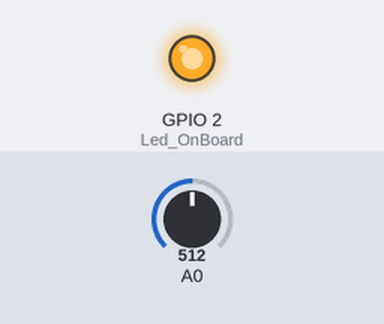
Bench run of a sketch on a simulated ESP8266 (NodeMCU). Parts: output pins drawn as LEDs (lit = HIGH). The test bench sets the inputs (shaded band); at power-on: A0 = 512. WiFi joins after 1.5 s; servers stay silent unless stated; uploads are accepted with an empty reply; what the sketch prints to the serial monitor is not drawn.

Above: at 5.6 s.
At 8.2 s:
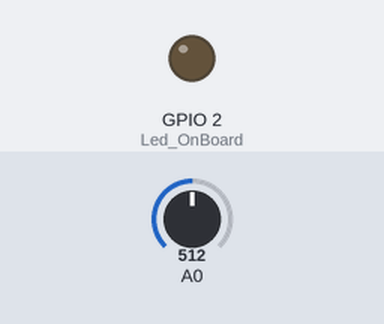
Timing chart, 0 to 10.3 s (numbered marks = the images above):
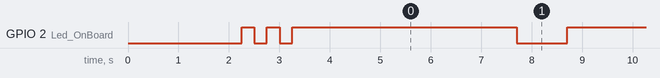

The sketch:

NodeMCU_ESP8266_MySQL_Database.ino
```cpp
#include <ESP8266WiFi.h>
#include <WiFiClient.h>
#include <ESP8266WebServer.h>
#include <ESP8266HTTPClient.h>

int Led_OnBoard = 2;

const char* ssid = "Pkm_asia";
const char* password = "sistemkomputer";

const char *host = "192.168.43.106";

void setup() {
  // put your setup code here, to run once:
  delay(1000);
  pinMode(Led_OnBoard, OUTPUT);
  Serial.begin(115200);
  WiFi.mode(WIFI_OFF);
  delay(1000);
  WiFi.mode(WIFI_STA);

  WiFi.begin(ssid, password);
  Serial.println("");

  Serial.print("Connecting");
  // Wait for connection
  while (WiFi.status() != WL_CONNECTED) {
    digitalWrite(Led_OnBoard, LOW);
    delay(250);
    Serial.print(".");
    digitalWrite(Led_OnBoard, HIGH);
    delay(250);
  }

  digitalWrite(Led_OnBoard, HIGH);

  Serial.println("");
  Serial.println("Connected to Network/SSID");
  Serial.print("IP address: ");
  Serial.println(WiFi.localIP());
}

void loop() {
  // put your main code here, to run repeatedly:
  HTTPClient http;

  String LdrValueSend, postData;
  int ldrvalue=analogRead(A0);
  LdrValueSend = String(ldrvalue);

  //Post Data
  postData = "ldrvalue=" + LdrValueSend;

  http.begin("http://192.168.43.106/iot_php/InsertDB.php");
  http.addHeader("Content-Type", "application/x-www-form-urlencoded");

  int httpCode = http.POST(postData);
  String payload = http.getString();

  //Serial.println("LDR Value=" + ldrvalue);
  Serial.println(httpCode);
  Serial.println(payload);
  Serial.println("LDR Value=" + LdrValueSend);

  http.end();

  delay(4000);
  digitalWrite(Led_OnBoard, LOW);
  delay(1000);
  digitalWrite(Led_OnBoard, HIGH);
}
```

Measured:
- by itself, GPIO 2 (Led_OnBoard): goes LOW 0.25 s, HIGH 0.25 s, LOW 0.25 s, 24 × (HIGH 4.5 s, LOW 1.0 s), then HIGH
